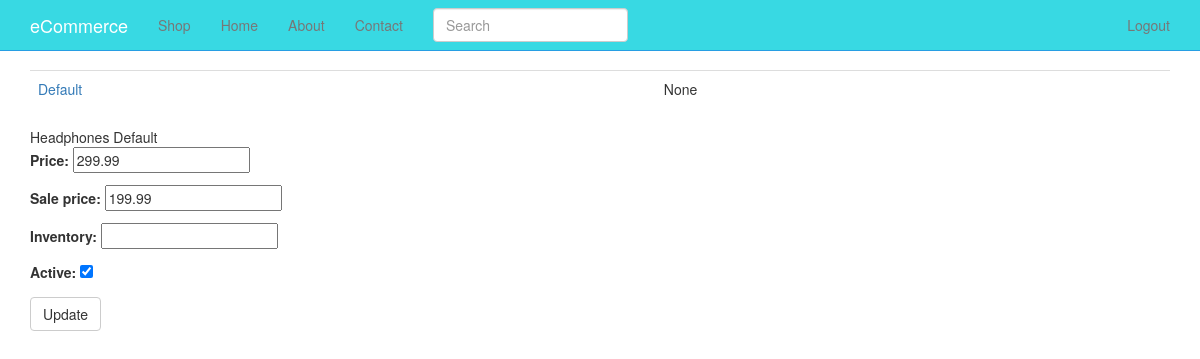
Page /products/4/inventory/ (signed in) on the committed database.
### products/models.py (models this page shows, shortened)
class Variation(models.Model):
    product = models.ForeignKey(Product)
    title = models.CharField(max_length=120)
    price = models.DecimalField(max_digits=20, decimal_places=2)
    sale_price = models.DecimalField(max_digits=20, decimal_places=2,
                                     null=True, blank=True)
    active = models.BooleanField(default=True)
    inventory = models.IntegerField(null=True, blank=True)
    def get_absolute_url(self):
        return self.product.get_absolute_url()

class Product(models.Model):
    title = models.CharField(max_length=120)
    description = models.TextField(blank=True, null=True)
    price = models.DecimalField(decimal_places=2, max_digits=20)
    active = models.BooleanField(default=True)
    categories = models.ManyToManyField('Category', blank=True)
    default = models.ForeignKey('Category', related_name='default_category', null=True, blank=True)
    objects = ProductManager()
    def get_absolute_url(self):
        return reverse('products:product_detail', kwargs={'pk': self.pk})

### products/views.py (the view, shortened to what this page needs)
# urls.py: url(r'^(?P<pk>\d+)/inventory/$', VariationListView.as_view(), name='product_inventory'),
class VariationListView(StaffRequiredMixin, ListView):
    model = Variation
    queryset = Variation.objects.all()
    def get_context_data(self, **kwargs):
        context = super(VariationListView, self).get_context_data()
        context['formset'] = VariationInventoryFormSet(queryset=self.get_queryset())
        return context
    def get_queryset(self, *args, **kwargs):
        product_pk = self.kwargs.get('pk')
        if product_pk:
            product = get_object_or_404(Product, pk=product_pk)
            queryset = Variation.objects.filter(product=product)
            return queryset

### products/mixins.py (called while the page is built)
    @method_decorator(login_required)
    def dispatch(self, request, *args, **kwargs):
        if request.user.is_staff:
            return super(StaffRequiredMixin, self).dispatch(request, *args, **kwargs)
        else:
            raise Http404

### products/models.py (called while the page is built)
    def active(self):
        return self.filter(active=True)

    def get_queryset(self):
        return ProductQuerySet(self.model, using=self._db)

    def all(self, *args, **kwargs):
        return self.get_queryset().active()

### products/templates/products/variation_list.html (shortened to what this page needs)
{% extends 'base.html' %}
{% block content %}
<table class="table">
{% for object in object_list %}
  <tr>
    <td>
      <a href="{{ object.get_absolute_url }}">
        {{ object.title }}
      </a>
    </td>
    <td>{{ object.inventory }}</td>
  </tr>
{% endfor %}
</table>
<form action="" method="POST">
  {% for form in formset %}
    {{ form.instance.product.title }}
    {{ form.instance.title }}
    {{ form.as_p }}
  {% endfor %}
  <input type="submit" value="Update" class="btn btn-default">
</form>
{% endblock content %}

### static_in_pro/our_static/css/navbar-static-top.css (style rules this page uses)
body { min-height: 1000px; }

### rows in the picture
Variation: title "Default", inventory "None", instance.product "Headphones", instance "Default"
